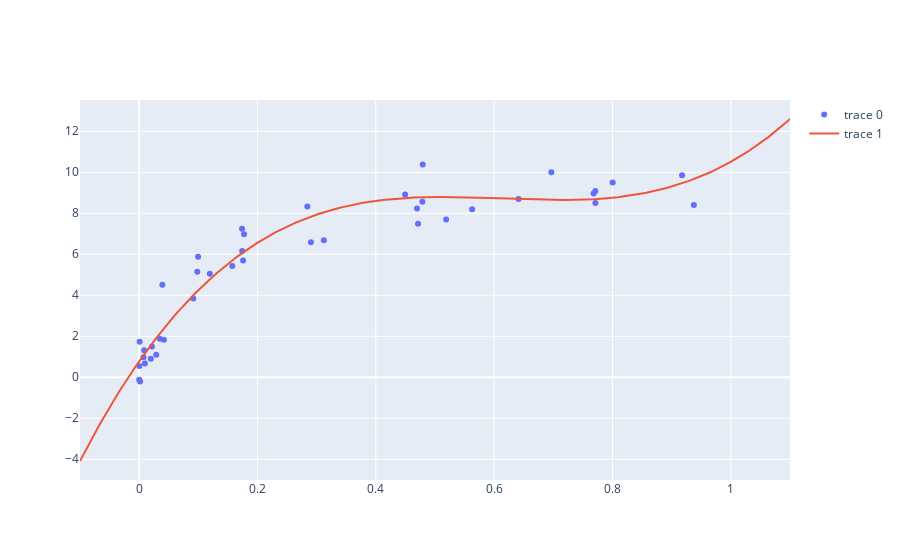

The cell this chart's notebook holds for it:
### Code cell
fig = go.Figure()
fig.add_scatter(x=X.ravel(), y=y, mode="markers")
y_test = PolynomialRegression(3).fit(X, y).predict(X_test)
fig.add_scatter(x=X_test.ravel(), y=y_test, mode="lines")

### Figure 1 — Plotly figure (JSON) as saved in the notebook; plotly's stock layout.template omitted (floating-point values rounded to 4 significant figures; data arrays with more than 128 entries replaced by an {"elided": "..."} marker saying what was removed)
{"data": [{"mode": "markers", "type": "scatter", "x": [0.1739, 0.5189, 1.308e-08, 0.0914, 0.02154, 0.008526, 0.03469, 0.1194, 0.1574, 0.2903, 0.1757, 0.4695, 0.0418, 0.7711, 0.0007501, 0.4495, 0.1741, 0.3121, 0.01971, 0.03924, 0.6412, 0.9375, 0.09823, 0.4793, 0.7681, 0.8003, 0.007233, 0.001525, 0.02884, 0.7711, 0.009672, 0.1773, 0.9176, 0.2843, 0.4787, 0.09955, 0.4713, 0.6966, 0.0003345, 0.5627], "y": [7.25, 7.7, -0.1229, 3.84, 1.504, 1.316, 1.884, 5.046, 5.428, 6.593, 5.702, 8.231, 1.831, 9.086, 1.734, 8.922, 6.16, 6.686, 0.8992, 4.511, 8.702, 8.399, 5.146, 10.37, 8.968, 9.506, 0.9746, -0.202, 1.096, 8.503, 0.673, 6.981, 9.856, 8.329, 8.558, 5.874, 7.495, 9.998, 0.5463, 8.193]}, {"mode": "lines", "type": "scatter", "x": {"elided": "500 float values"}, "y": {"elided": "500 float values"}}], "layout": {}}
